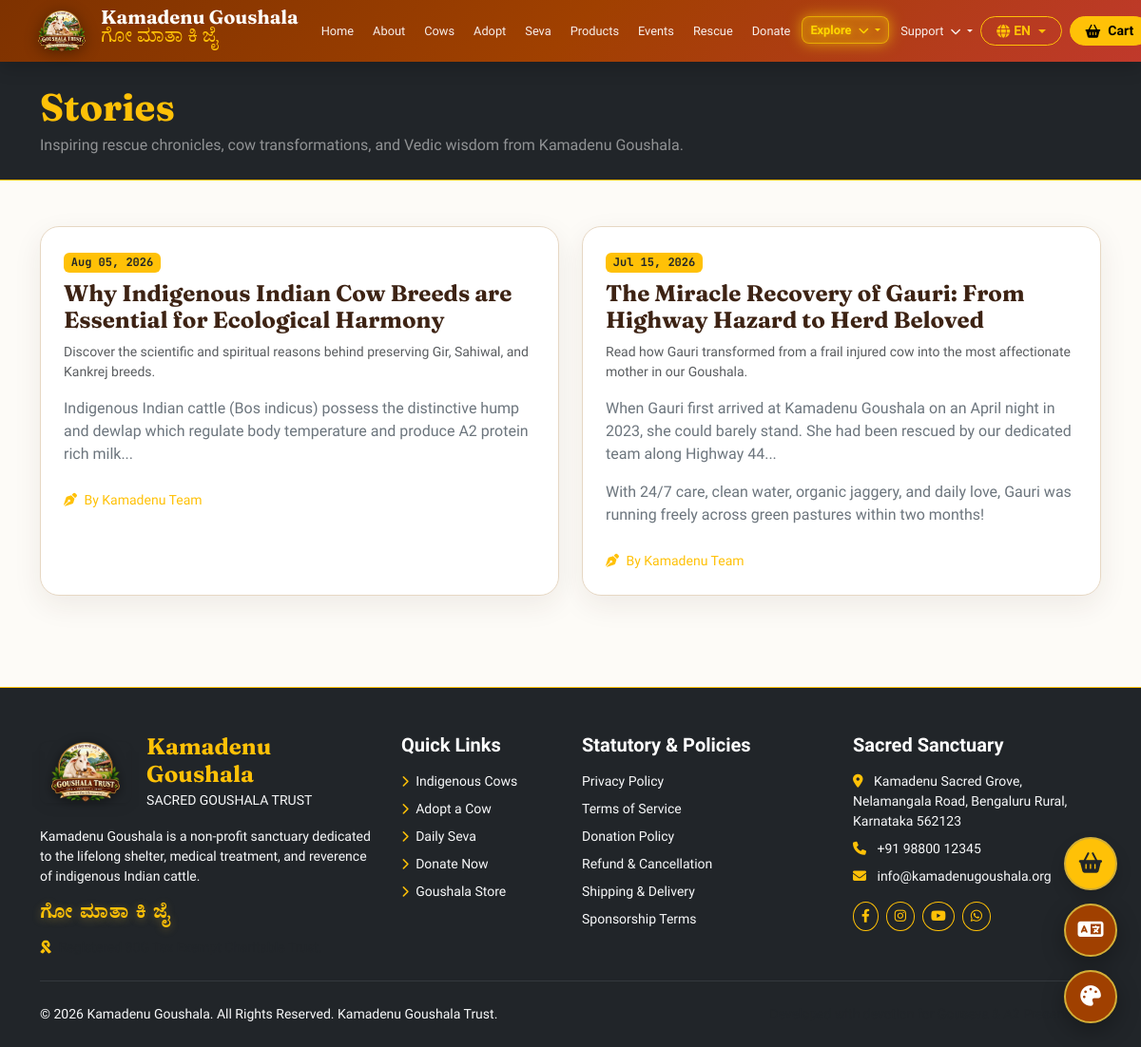
The page /stories.php on the database its author committed.
### tables this page shows
CREATE TABLE IF NOT EXISTS `settings` (
  `id` INT AUTO_INCREMENT PRIMARY KEY,
  `setting_key` VARCHAR(100) NOT NULL UNIQUE,
  `setting_value` TEXT,
  `setting_group` VARCHAR(50) DEFAULT 'general',
  `description` VARCHAR(255)
);

CREATE TABLE IF NOT EXISTS `stories` (
  `id` INT AUTO_INCREMENT PRIMARY KEY,
  `title` VARCHAR(200) NOT NULL,
  `title_kn` VARCHAR(200),
  `title_hi` VARCHAR(200),
  `slug` VARCHAR(200) NOT NULL UNIQUE,
  `summary` TEXT,
  `content` LONGTEXT NOT NULL,
  `image` VARCHAR(255),
  `author` VARCHAR(100) DEFAULT 'Kamadenu Team',
  `status` ENUM('Published', 'Draft') DEFAULT 'Published',
  `published_at` DATE,
  `created_at` TIMESTAMP DEFAULT CURRENT_TIMESTAMP
);

### config/database.php (called while the page is built, shortened)
<?php
function img_url($path) {
    $path = ltrim($path, '/');
    return '/Kamadenu/' . $path;
}
function get_current_lang() {
    static $lang_cache = null;
    if ($lang_cache !== null) {
        return $lang_cache;
    }
    $lang_cache = $_SESSION['lang'];
    return $lang_cache;
}
$current_lang = get_current_lang();
$lang_file = __DIR__ . '/../languages/' . $current_lang . '.php';
if (file_exists($lang_file)) {
    $translations = require $lang_file;
} else {
    $translations = require __DIR__ . '/../languages/en.php';
}
function __t($key, $default = '') {
    global $translations;
    if (isset($translations[$key]) && $translations[$key] !== '') {
        return $translations[$key];
    }
    return $default !== '' ? $default : $key;
}
function __td($row, $field, $default = '') {
    $lang = get_current_lang();
    if (is_array($row) && isset($row[$field]) && !empty($row[$field])) {
        return $row[$field];
    }
    return $default;
}
function get_current_theme() {
    $theme_cache = $_SESSION['theme'];
    return $theme_cache;
}
function e($string) {
    return htmlspecialchars((string)$string, ENT_QUOTES, 'UTF-8');
}
function get_setting($pdo, $key, $default = '') {
    static $settings_cache = [];
    if (isset($settings_cache[$key])) {
        return $settings_cache[$key];
    }
    $stmt = $pdo->prepare("SELECT setting_value FROM settings WHERE setting_key = ?");
    $stmt->execute([$key]);
    $val = $stmt->fetchColumn();
    if ($val === false) {
        return $default;
    }
    $settings_cache[$key] = $val;
    return $val;
}

### stories.php (the view)
<?php
require_once __DIR__ . '/includes/header.php';
$stories = $pdo->query("SELECT * FROM stories WHERE status = 'Published' ORDER BY id DESC")->fetchAll();
?>
<section class="py-4 bg-dark text-white border-bottom border-warning">
    <div class="container">
        <h1 class="font-heading text-warning mb-1"><?php echo __t('nav_stories'); ?></h1>
        <p class="text-white-50 mb-0">Inspiring rescue chronicles, cow transformations, and Vedic wisdom from Kamadenu Goushala.</p>
    </div>
</section>
<section class="py-5">
    <div class="container">
        <div class="row g-4">
            <?php foreach ($stories as $st): ?>
                <?php
                    $sttitle = __td($st, 'title');
                    $stsummary = __td($st, 'summary');
                    $stcontent = __td($st, 'content');
                ?>
                <div class="col-md-6">
                    <div class="kamadenu-card h-100 p-4">
                        <span class="badge bg-warning text-dark font-mono mb-2"><?php echo date('M d, Y', strtotime($st['published_at'])); ?></span>
                        <h3 class="font-heading fs-4 mb-2"><?php echo e($sttitle); ?></h3>
                        <p class="text-muted small mb-3"><?php echo e($stsummary); ?></p>
                        <div class="lh-relaxed text-secondary mb-4"><?php echo $stcontent; ?></div>
                        <span class="small text-warning font-ui"><i class="fas fa-pen-nib me-1"></i> By <?php echo e($st['author']); ?></span>
                    </div>
                </div>
            <?php endforeach; ?>
        </div>
    </div>
</section>
<?php require_once __DIR__ . '/includes/footer.php'; ?>

### includes/header.php (shortened to what this page needs)
<?php
require_once __DIR__ . '/../config/database.php';
$theme = get_current_theme();
$lang = get_current_lang();
$current_page = basename($_SERVER['SCRIPT_NAME']);
function is_nav_active($page, $current) {
    return ($current === $page) ? 'active glow-nav-item fw-bold text-warning' : '';
}
function is_dropdown_active($pages, $current) {
    return in_array($current, $pages) ? 'active glow-nav-item fw-bold text-warning' : '';
}
?>
<!DOCTYPE html>
<html lang="<?php echo e($lang); ?>" data-theme="<?php echo e($theme); ?>">
<head>
    <title><?php echo e(get_setting($pdo, 'site_name', 'Kamadenu Goushala')); ?> | <?php echo __t('tagline'); ?></title>
    <link rel="stylesheet" href="https://cdnjs.cloudflare.com/ajax/libs/font-awesome/6.4.0/css/all.min.css">
    <link rel="stylesheet" href="https://cdn.jsdelivr.net/npm/bootstrap@5.3.0/dist/css/bootstrap.min.css">
    <link rel="stylesheet" href="/Kamadenu/css/style.css">
    <link id="theme-stylesheet" rel="stylesheet" href="/Kamadenu/css/<?php echo e($theme); ?>.css">
</head>
<body>
<nav class="navbar navbar-expand-xl navbar-dark navbar-kamadenu sticky-top py-2 shadow">
    <div class="container-fluid px-lg-3">
        <a class="navbar-brand py-0 me-3 d-flex align-items-center" href="/Kamadenu/index.php">
            <?php
            $logo_setting = get_setting($pdo, 'website_logo', '');
            $logo_url = img_url(empty($logo_setting) ? 'assets/images/logo.png' : $logo_setting);
            ?>
            <img src="<?php echo htmlspecialchars($logo_url); ?>" alt="Kamadenu Goushala Trust Logo" class="brand-logo me-2.5" style="height: 44px; width: auto; object-fit: contain; filter: drop-shadow(0 3px 8px rgba(0,0,0,0.4));">
            <div class="d-inline-block align-middle">
                <span class="d-block lh-1 fs-5 fw-bold"><?php echo e(get_setting($pdo, 'site_name', 'Kamadenu Goushala')); ?></span>
                <small class="fs-7 fw-normal text-warning d-none d-sm-block kn-text">ಗೋ ಮಾತಾ ಕಿ ಜೈ</small>
            </div>
        </a>
        <div class="collapse navbar-collapse" id="mainNavbar">
            <ul class="navbar-nav mx-auto mb-2 mb-xl-0 align-items-center gap-1">
                <li class="nav-item"><a class="nav-link text-nowrap <?php echo is_nav_active('index.php', $current_page); ?>" href="/Kamadenu/index.php"><?php echo __t('nav_home'); ?></a></li>
                <li class="nav-item"><a class="nav-link text-nowrap <?php echo is_nav_active('about.php', $current_page); ?>" href="/Kamadenu/about.php"><?php echo __t('nav_about'); ?></a></li>
                <li class="nav-item"><a class="nav-link text-nowrap <?php echo is_nav_active('cows.php', $current_page); ?>" href="/Kamadenu/cows.php"><?php echo __t('nav_cows'); ?></a></li>
                <li class="nav-item"><a class="nav-link text-nowrap <?php echo is_nav_active('adopt.php', $current_page); ?>" href="/Kamadenu/adopt.php"><?php echo __t('nav_adopt'); ?></a></li>
                <li class="nav-item"><a class="nav-link text-nowrap <?php echo is_nav_active('seva.php', $current_page); ?>" href="/Kamadenu/seva.php"><?php echo __t('nav_seva'); ?></a></li>
                <li class="nav-item"><a class="nav-link text-nowrap <?php echo is_nav_active('products.php', $current_page); ?>" href="/Kamadenu/products.php"><?php echo __t('nav_products'); ?></a></li>
                <li class="nav-item"><a class="nav-link text-nowrap <?php echo is_nav_active('events.php', $current_page); ?>" href="/Kamadenu/events.php"><?php echo __t('nav_events'); ?></a></li>
                <li class="nav-item"><a class="nav-link text-nowrap <?php echo is_nav_active('emergency.php', $current_page); ?>" href="/Kamadenu/emergency.php"><?php echo __t('nav_emergency'); ?></a></li>
                <li class="nav-item"><a class="nav-link text-nowrap <?php echo is_nav_active('donate.php', $current_page); ?>" href="/Kamadenu/donate.php"><?php echo __t('nav_donate'); ?></a></li>
                <li class="nav-item dropdown">
                    <a class="nav-link dropdown-toggle text-nowrap <?php echo is_dropdown_active(['stories.php', 'gallery.php', 'activity-feed.php'], $current_page); ?>" href="#" role="button" data-bs-toggle="dropdown" aria-expanded="false">
                        Explore <i class="fas fa-chevron-down ms-1 small"></i>
                    </a>
                </li>
                <li class="nav-item dropdown">
                    <a class="nav-link dropdown-toggle text-nowrap <?php echo is_dropdown_active(['volunteer.php', 'contact.php'], $current_page); ?>" href="#" role="button" data-bs-toggle="dropdown" aria-expanded="false">
                        Support <i class="fas fa-chevron-down ms-1 small"></i>
                    </a>
                </li>
            </ul>
            <div class="d-flex align-items-center gap-2">
                <div class="dropdown">
                    <button class="btn btn-outline-warning btn-sm dropdown-toggle rounded-pill px-3 font-ui fw-bold d-flex align-items-center gap-1" type="button" data-bs-toggle="dropdown" aria-expanded="false">
                        <i class="fas fa-globe"></i>
                        <span class="text-uppercase"><?php echo e($lang); ?></span>
                    </button>
                </div>
                <a href="/Kamadenu/cart.php" class="btn btn-warning btn-sm rounded-pill font-ui fw-bold px-3 d-flex align-items-center gap-2 position-relative <?php echo is_nav_active('cart.php', $current_page); ?>" title="<?php echo __t('nav_cart'); ?>">
                    <i class="fas fa-shopping-basket"></i>
                    <span><?php echo __t('nav_cart'); ?></span>
                </a>
            </div>
        </div>
    </div>
</nav>

### includes/footer.php (shortened to what this page needs)
<?php require_once __DIR__ . '/floating-controls.php'; ?>
<footer class="bg-dark text-light pt-5 pb-4 mt-5 border-top border-warning">
    <div class="container">
        <div class="row g-4">
            <div class="col-lg-4 col-md-6">
                <div class="d-flex align-items-center mb-3">
                    <img src="/Kamadenu/assets/images/logo.png" alt="Kamadenu Goushala Trust Logo" class="me-3 rounded-3 shadow-sm" style="height: 64px; width: auto; object-fit: contain; filter: drop-shadow(0 2px 6px rgba(0,0,0,0.5));">
                    <div>
                        <h4 class="font-heading text-warning mb-0"><?php echo __t('site_title'); ?></h4>
                        <small class="text-warning-50 font-ui fs-7">SACRED GOUSHALA TRUST</small>
                    </div>
                </div>
                <p class="text-secondary-50 small"><?php echo __t('footer_about'); ?></p>
                <div class="devotional-phrase text-warning fs-5 my-2">ಗೋ ಮಾತಾ ಕಿ ಜೈ</div>
                <p class="small text-muted mb-0"><i class="fas fa-ribbon text-warning me-1"></i> <?php echo __t('footer_gov_reg'); ?></p>
            </div>
            <div class="col-lg-2 col-md-6">
                <h5 class="font-ui text-white fw-bold mb-3">Quick Links</h5>
                <ul class="list-unstyled small">
                    <li class="mb-2"><a href="/Kamadenu/cows.php" class="text-light text-decoration-none"><i class="fas fa-chevron-right me-1 text-warning small"></i> Indigenous Cows</a></li>
                    <li class="mb-2"><a href="/Kamadenu/adopt.php" class="text-light text-decoration-none"><i class="fas fa-chevron-right me-1 text-warning small"></i> Adopt a Cow</a></li>
                    <li class="mb-2"><a href="/Kamadenu/seva.php" class="text-light text-decoration-none"><i class="fas fa-chevron-right me-1 text-warning small"></i> Daily Seva</a></li>
                    <li class="mb-2"><a href="/Kamadenu/donate.php" class="text-light text-decoration-none"><i class="fas fa-chevron-right me-1 text-warning small"></i> Donate Now</a></li>
                    <li class="mb-2"><a href="/Kamadenu/products.php" class="text-light text-decoration-none"><i class="fas fa-chevron-right me-1 text-warning small"></i> Goushala Store</a></li>
                </ul>
            </div>
            <div class="col-lg-3 col-md-6">
                <h5 class="font-ui text-white fw-bold mb-3">Statutory & Policies</h5>
                <ul class="list-unstyled small">
                    <li class="mb-2"><a href="/Kamadenu/privacy.php" class="text-light text-decoration-none">Privacy Policy</a></li>
                    <li class="mb-2"><a href="/Kamadenu/terms.php" class="text-light text-decoration-none">Terms of Service</a></li>
                    <li class="mb-2"><a href="/Kamadenu/donation-policy.php" class="text-light text-decoration-none">Donation Policy</a></li>
                    <li class="mb-2"><a href="/Kamadenu/refund-policy.php" class="text-light text-decoration-none">Refund & Cancellation</a></li>
                    <li class="mb-2"><a href="/Kamadenu/shipping-policy.php" class="text-light text-decoration-none">Shipping & Delivery</a></li>
                    <li class="mb-2"><a href="/Kamadenu/sponsorship-terms.php" class="text-light text-decoration-none">Sponsorship Terms</a></li>
                </ul>
            </div>
            <div class="col-lg-3 col-md-6">
                <h5 class="font-ui text-white fw-bold mb-3">Sacred Sanctuary</h5>
                <p class="small text-light mb-2"><i class="fas fa-map-marker-alt text-warning me-2"></i> <?php echo e(get_setting($pdo, 'goushala_address', 'Kamadenu Grove, Nelamangala Road, Bengaluru Rural, Karnataka 562123')); ?></p>
                <p class="small text-light mb-2"><i class="fas fa-phone text-warning me-2"></i> <?php echo e(get_setting($pdo, 'contact_phone', '+91 98800 12345')); ?></p>
                <p class="small text-light mb-3"><i class="fas fa-envelope text-warning me-2"></i> <?php echo e(get_setting($pdo, 'contact_email', 'info@kamadenugoushala.org')); ?></p>
                <div class="d-flex gap-2">
                    <a href="#" class="btn btn-outline-warning btn-sm rounded-circle"><i class="fab fa-facebook-f"></i></a>
                    <a href="#" class="btn btn-outline-warning btn-sm rounded-circle"><i class="fab fa-instagram"></i></a>
                    <a href="#" class="btn btn-outline-warning btn-sm rounded-circle"><i class="fab fa-youtube"></i></a>
                    <a href="#" class="btn btn-outline-warning btn-sm rounded-circle"><i class="fab fa-whatsapp"></i></a>
                </div>
            </div>
        </div>
        <hr class="my-4 border-secondary">
        <div class="row align-items-center small">
            <div class="col-md-6 text-center text-md-start mb-2 mb-md-0">
                &copy; <?php echo date('Y'); ?> <?php echo __t('site_title'); ?>. <?php echo __t('footer_rights'); ?>
            </div>
            <div class="col-md-6 text-center text-md-end text-muted">
                Developed with devotion for Gouseva & A2 Preservation.
            </div>
        </div>
    </div>
</footer>
</body>
</html>

### rows shown on the page
settings: setting_value "Kamadenu Goushala"
stories: published_at "Aug 05, 2026", title "Why Indigenous Indian Cow Breeds are Essential for Ecological Harmony", summary "Discover the scientific and spiritual reasons behind preserving Gir, Sahiwal, and Kankrej breeds.", content "Indigenous Indian cattle (Bos indicus) possess the distinctive hump and dewlap which regulate body temperature and produce A2 protein rich milk...", author "Kamadenu Team"
stories: published_at "Jul 15, 2026", title "The Miracle Recovery of Gauri: From Highway Hazard to Herd Beloved", summary "Read how Gauri transformed from a frail injured cow into the most affectionate mother in our Goushala.", content "When Gauri first arrived at Kamadenu Goushala on an April night in 2023, she could barely stand. She had been rescued by our dedicated team along Highway 44... With 24/7 care, clean water, organic jaggery, and daily love, Gauri was running freely across green pastures within two months!", author "Kamadenu Team"
settings: setting_value "Kamadenu Sacred Grove, Nelamangala Road, Bengaluru Rural, Karnataka 562123"
settings: setting_value "+91 98800 12345"
settings: setting_value "info@kamadenugoushala.org"

### other values the page prints
__t('nav_home') "Home"
__t('nav_about') "About"
__t('nav_cows') "Cows"
__t('nav_adopt') "Adopt"
__t('nav_seva') "Seva"
__t('nav_products') "Products"
__t('nav_events') "Events"
__t('nav_emergency') "Rescue"
__t('nav_donate') "Donate"
$lang "EN"
__t('nav_cart') "Cart"
__t('nav_stories') "Stories"
__t('site_title') "Kamadenu Goushala"
__t('footer_about') "Kamadenu Goushala is a non-profit sanctuary dedicated to the lifelong shelter, medical treatment, and reverence of indigenous Indian cattle."
__t('footer_rights') "All Rights Reserved. Kamadenu Goushala Trust."
